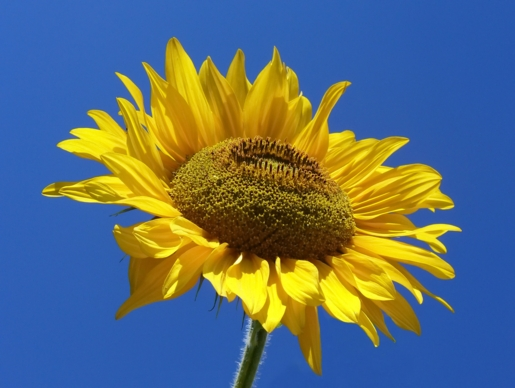
#> input picture Sunflower.jpg, 515 x 388 px
$ python 'pr 4.5.py'   (older library calls are emulated)
#> lines starting #> are read from the running program, lines starting #| are printed output that depends on the picture
#Import the necessary libraries
import cv2
import matplotlib.pyplot as plt
import numpy as np

# Load the image
image = cv2.imread('Sunflower.jpg')
#> image is the input picture: shape (388, 515, 3); mean B, G, R 116.4, 110.1, 93.3

#Plot the original image
plt.subplot(1, 2, 1)
plt.title("Original")
plt.imshow(image)

# Sharpen the image using the Laplacian operator
sharpened_image2 = cv2.Laplacian(image, cv2.CV_64F)
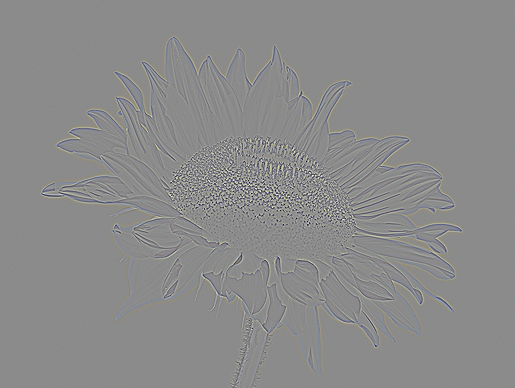
#> sharpened_image2: shape (388, 515, 3) float64; mean B, G, R 0, 0, 0; drawn with min black and max white

#Save the image
cv2.imwrite('Laplacian sharpened_image.jpg', sharpened_image2)
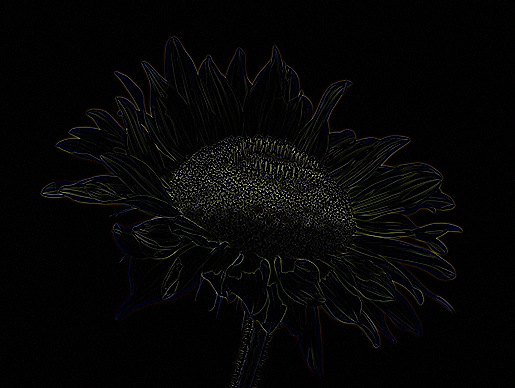
#> saved as Laplacian sharpened_image.jpg: shape (388, 515, 3); mean B, G, R 5, 5.5, 5.6

#Plot the sharpened image
plt.subplot(1, 2, 2)
plt.title("Laplacian Sharpening")
plt.imshow(sharpened_image2)
plt.show()
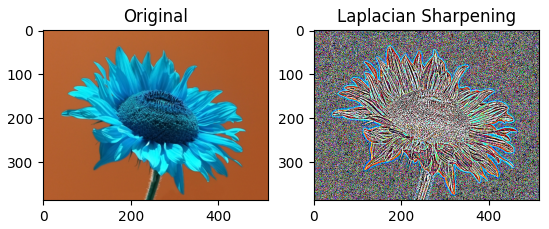
#> figure drawn by matplotlib, 2 panels; B, G, R data is drawn as R, G, B

$ run again, with Brightness & contrast.jpg copied over Sunflower.jpg
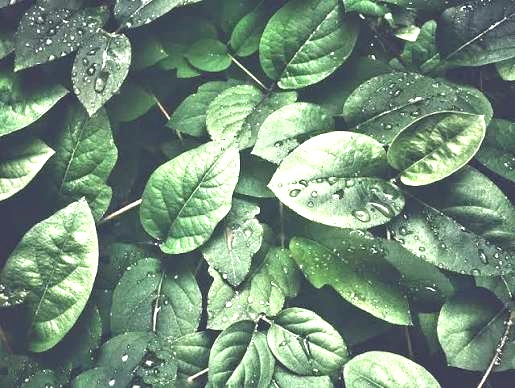
#> input picture Brightness & contrast.jpg, 515 x 388 px
#> image is the input picture: shape (388, 515, 3); mean B, G, R 123.3, 142.3, 116.8
#> `cv2.imwrite('Laplacian sharpened_image.jpg', sharpened_image2)`:
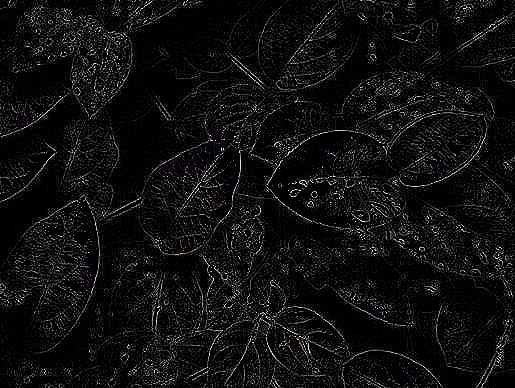
#> saved as Laplacian sharpened_image.jpg: shape (388, 515, 3); mean B, G, R 15.9, 15.4, 15.8
#> `plt.show()`:
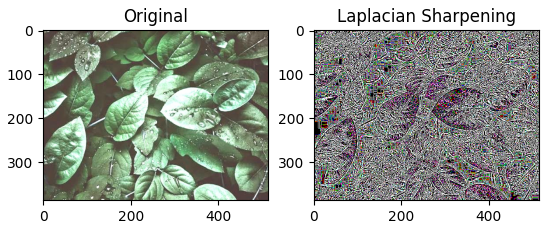
#> figure drawn by matplotlib, 2 panels; B, G, R data is drawn as R, G, B
